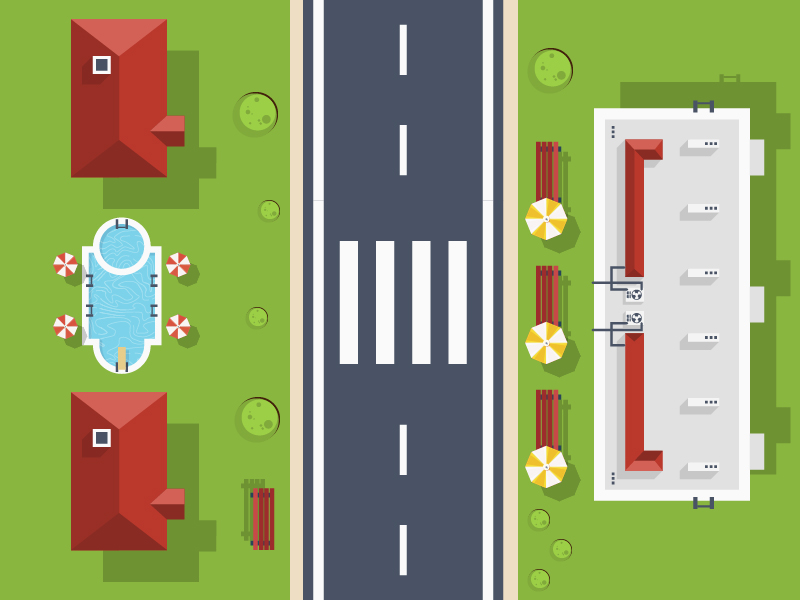
#> input picture assets/back1.jpg, 800 x 600 px, given in place of the camera
$ python Color_Detection.py
#> lines starting #> are read from the running program, lines starting #| are printed output that depends on the picture; after the words box and inside, x2 and y2 are one past the last pixel; in counts of white or black regions, pixels touching at a corner belong together
""""
Color_Detection
Existen diversos espacios de colores:

- Modelo cordenadas formato RGB
- Modelo cordenadas HSV
- Modelo cordenadas LAB o CIE

Usaremos el espacio de color HSV
-H: Hue/Matiz
-S: Saturation/Saturación
-V: Value/Brillo

En OpenCV: el rango de valores que puede toma
- H: 0 a 179
- S: 0 a 255
- V: 0 a 255

Pasos
1. Leemos la imagen o capturamos los frames del video
2. Transformar de BGR a HSV
3. Definir rangos del color a detectar
4. Crear las mascaras con los rangos de colores.
5. visualización de la detección de los colores
"""
import cv2
import numpy as  np

cap =cv2.VideoCapture(0)

#Para este ejemplo vamos a detectar el color rojo por lo tanto definimos los rangos de este
# En el siguiente enlace podras encontrar  la escala cromatica del espacio de color HSV
# https://i.stack.imgur.com/gyuw4.png
redBajo1=np.array([0,100,20])
redAlto1=np.array([8,255,255])
redBajo2=np.array([175,100,20])
redAlto2=np.array([179,255,255])

while True:
    ret,frame = cap.read()
#> frame is the input picture: shape (600, 800, 3); mean B, G, R 106.3, 159.3, 146.6
    if ret == True:
        # Usamos flip 1 para girar el frame horizontalmente
        frame = cv2.flip(frame,1)
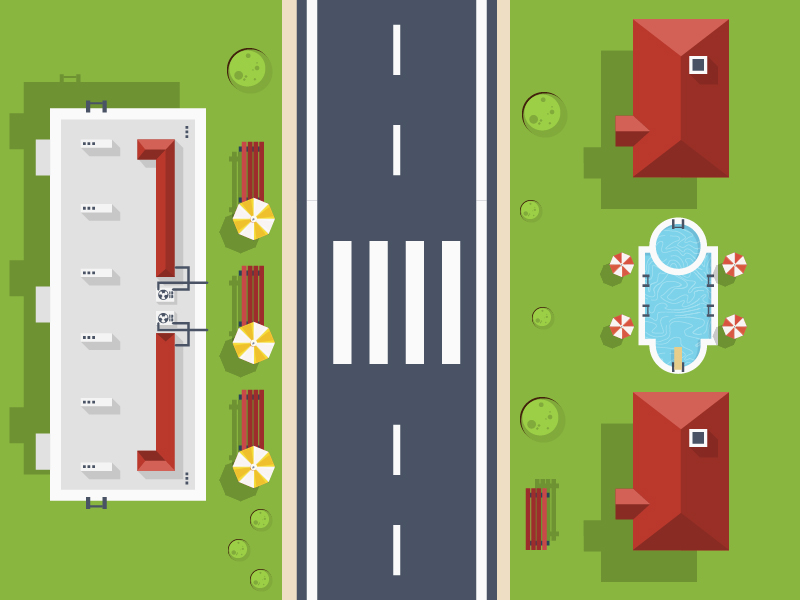
#> frame: shape (600, 800, 3); mean B, G, R 106.3, 159.3, 146.6
        #Transformar de BGR a HSV
        frameHSV =cv2.cvtColor(frame,cv2.COLOR_BGR2HSV)
#> frameHSV: shape (600, 800, 3); mean H, S, V 46.4, 113.6, 174.3
        #Crear las mascaras de colores a detectara
        maskRed1 = cv2.inRange(frameHSV,redBajo1,redAlto1)
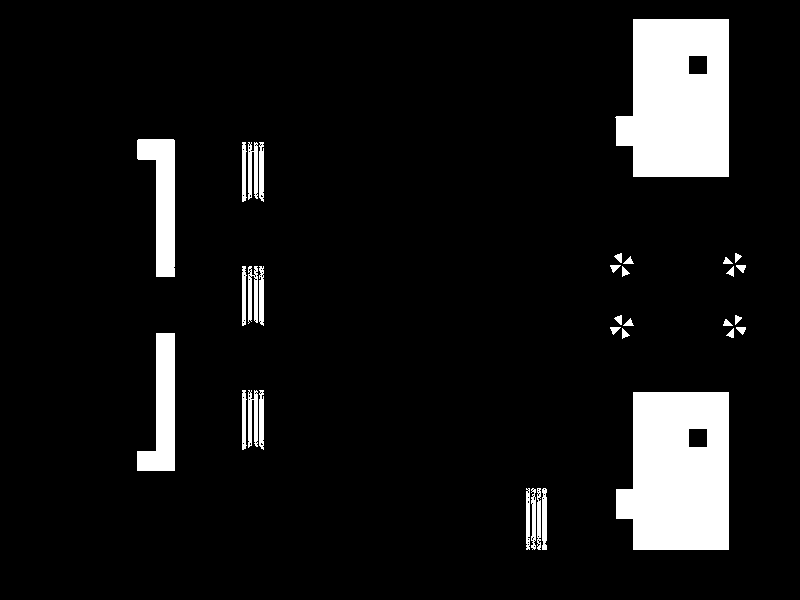
#> maskRed1: shape (600, 800); 8.6% white; 33 white regions, largest, box (x1, y1, x2, y2) and area: (615, 19, 729, 177) 15355, (616, 392, 729, 550) 15354, (137, 139, 175, 277) 3017
        maskRed2 = cv2.inRange(frameHSV,redBajo2,redAlto2)
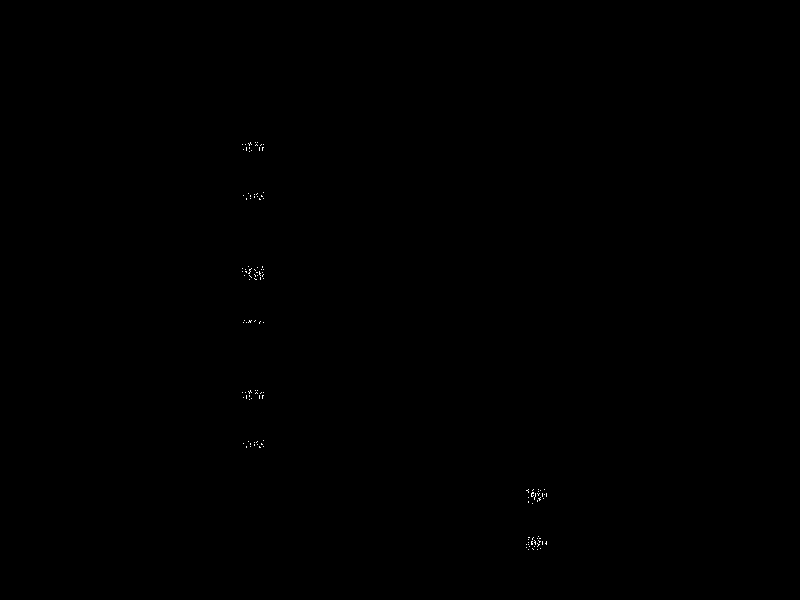
#> maskRed2: shape (600, 800); 0.06% white in thin lines or dots, all inside (x1, y1, x2, y2) = (242, 142, 547, 550)
        maskRed = cv2.add(maskRed1,maskRed2)
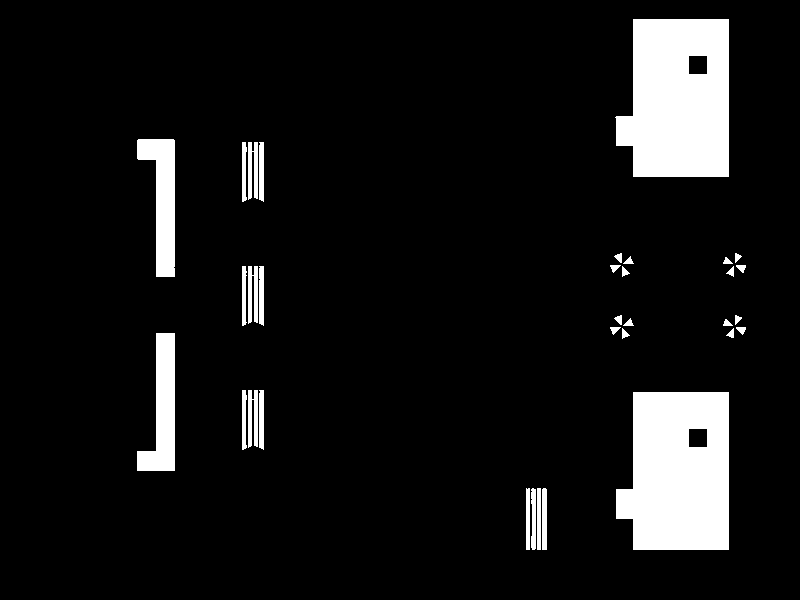
#> maskRed: shape (600, 800); 8.6% white; 33 white regions, largest, box (x1, y1, x2, y2) and area: (615, 19, 729, 177) 15355, (616, 392, 729, 550) 15354, (137, 139, 175, 277) 3017
        # las partes blancas son aquellas que caen en el rango definido, mientras las negras son las que no
        cv2.imshow('Mascara Roja', maskRed)
        #Mostraremos el color original, para eso usamos la función bitWise
        maskRedBitWise = cv2.bitwise_and(frame,frame,mask=maskRed)
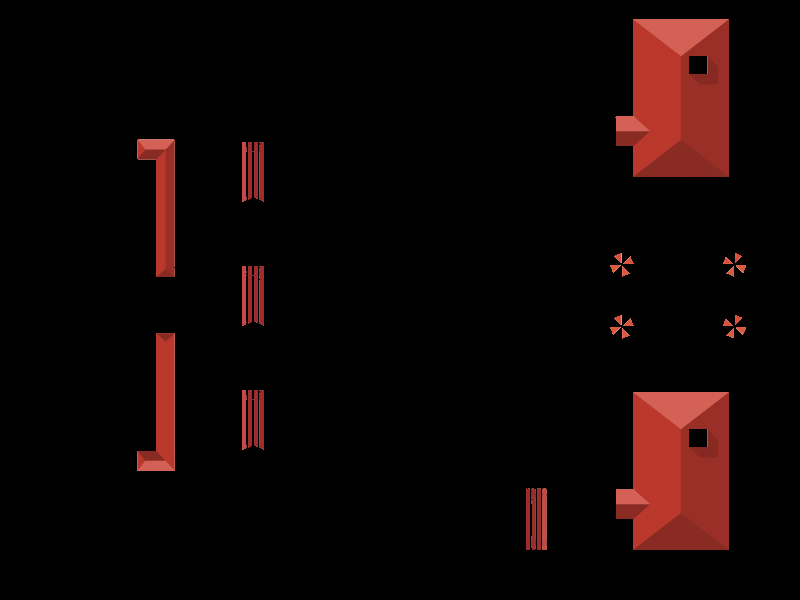
#> maskRedBitWise: shape (600, 800, 3); mean B, G, R 4.1, 5, 14.9
        cv2.imshow('Mascara Roja -Color original', maskRedBitWise)

        cv2.imshow('Frame',np.hstack([frame,frameHSV]))
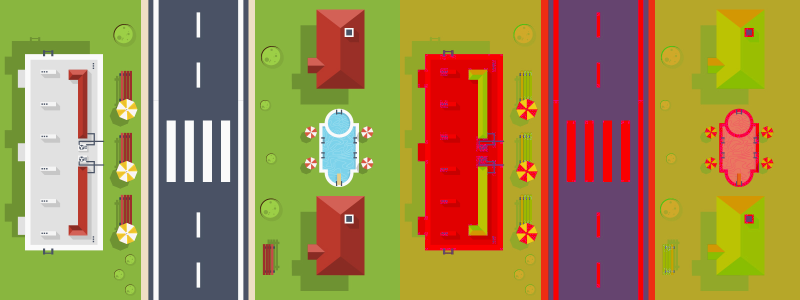
#> window 'Frame': shape (600, 1600, 3) (shown at 1/2 size); mean B, G, R 76.3, 136.5, 160.4
        ##Presionando la tecla 'S' salimos
        if cv2.waitKey(1) & 0xFF == ord('s'):
#> (key Esc is pressed here)
            break
cap.release()
cv2.destroyAllWindows()

$ run again, on assets/back3.jpg
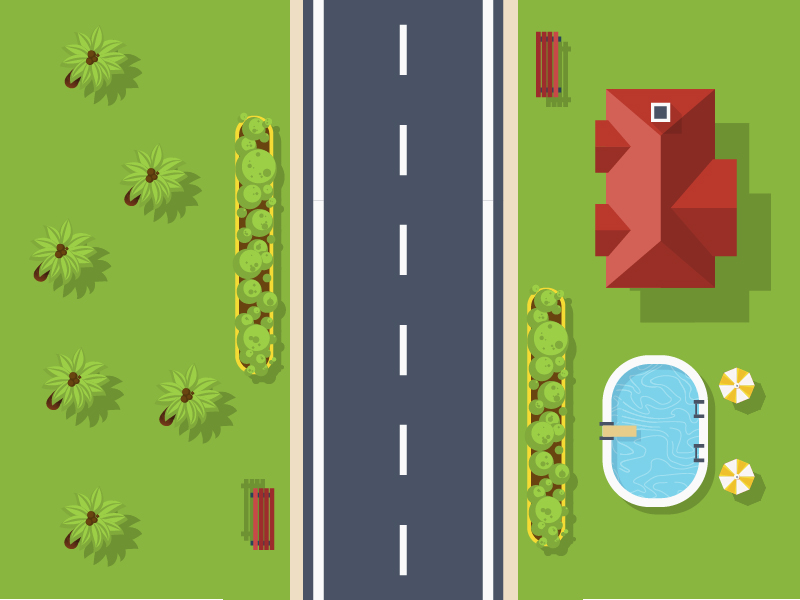
#> input picture assets/back3.jpg, 800 x 600 px, given in place of the camera
#> frame is the input picture: shape (600, 800, 3); mean B, G, R 85.7, 155.7, 132.4
#> frameHSV: shape (600, 800, 3); mean H, S, V 53.6, 134.1, 167.5
#> `maskRed1 = cv2.inRange(frameHSV,redBajo1,redAlto1)`:
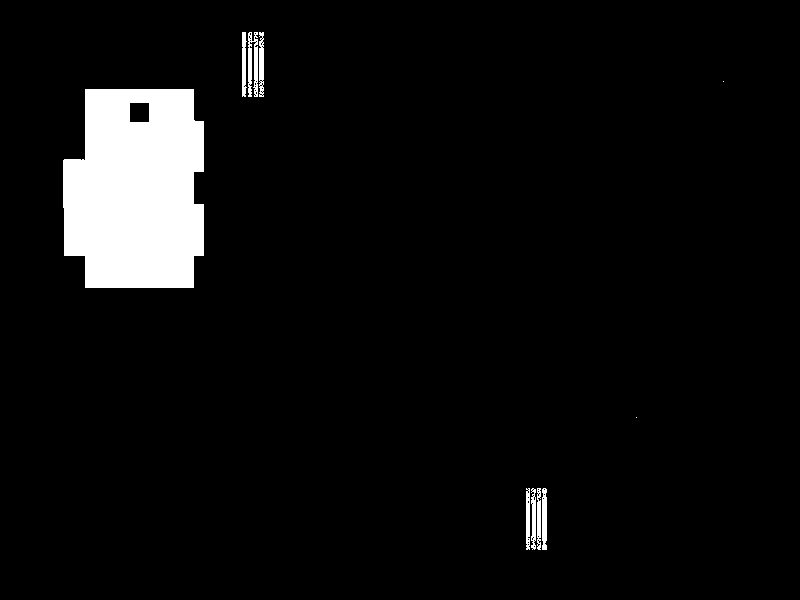
#> maskRed1: shape (600, 800); 5.5% white; 10 white regions (2 under 20 px), largest, box (x1, y1, x2, y2) and area: (63, 89, 204, 288) 24444, (248, 32, 258, 97) 465, (542, 488, 547, 550) 288
#> maskRed2: shape (600, 800); 0.05% white in thin lines or dots, all inside (x1, y1, x2, y2) = (242, 32, 547, 550)
#> maskRed: shape (600, 800); 5.5% white; 10 white regions (2 under 20 px), largest, box (x1, y1, x2, y2) and area: (63, 89, 204, 288) 24444, (248, 32, 258, 97) 524, (259, 32, 264, 97) 318
#> `cv2.imshow('Frame',np.hstack([frame,frameHSV]))`:
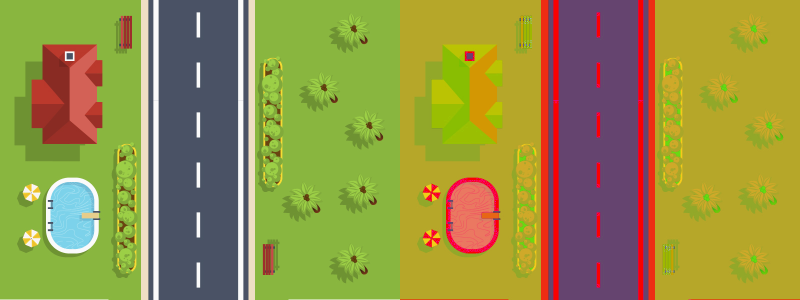
#> window 'Frame': shape (600, 1600, 3) (shown at 1/2 size); mean B, G, R 69.6, 144.9, 149.9
